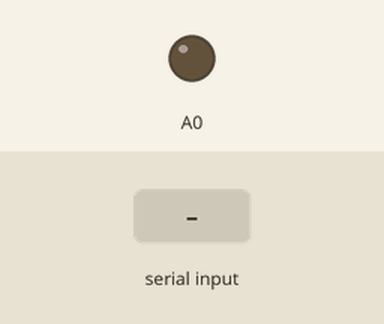
Recording of a sketch running on a simulated Arduino Zero (SAMD21). Shown: output pins drawn as LEDs (lit = HIGH). The test bench sets the inputs (shaded band).

Above: at 1.2 s.
1.3 s: byte 30 received over Serial
At 2.4 s:
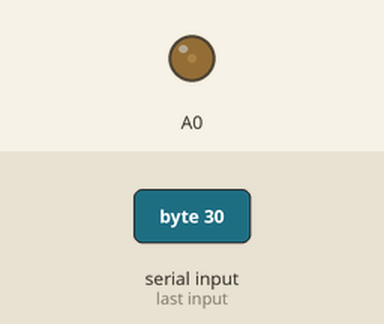
2.8 s: byte 90 received over Serial
At 3.6 s:
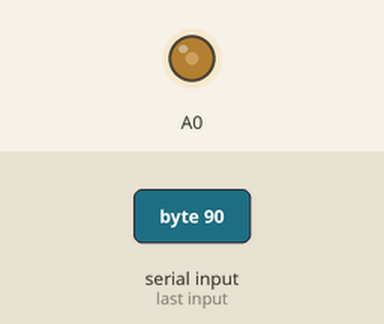
Timing chart, 0 to 5.8 s (numbered marks = the images above; inputs shaded):
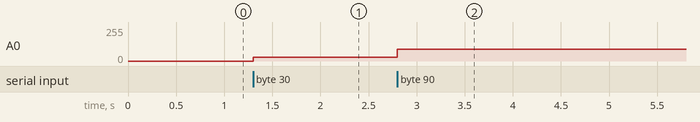

The sketch:

20260118-2-sendSong.ino
```cpp
/*TO SLOW, combined with 20260118-2-sendSong on the pi*/

// Nano 33 IoT Audio Streamer
void setup() {
  Serial.begin(115200);

  // Set the DAC resolution (Nano IoT supports up to 10-bit)
  analogWriteResolution(10);
  while (!Serial);
}

void loop() {
  if (Serial.available() > 0) {
    int audioSample = Serial.read();

    // Map the 8-bit signal (0-255) to the 10-bit DAC (0-1023)
    int dacValue = map(audioSample, 0, 255, 0, 1023);
    analogWrite(A0, dacValue);

    // This delay controls the "Sample Rate"
    // For 8000Hz audio, we need 125 microseconds
    delayMicroseconds(120);
  }
}
```

Measured:
- after the input at 1.3 s, A0: 0/255 → 29/255 at once
- after the input at 2.8 s, A0: 29/255 → 89/255 at once
